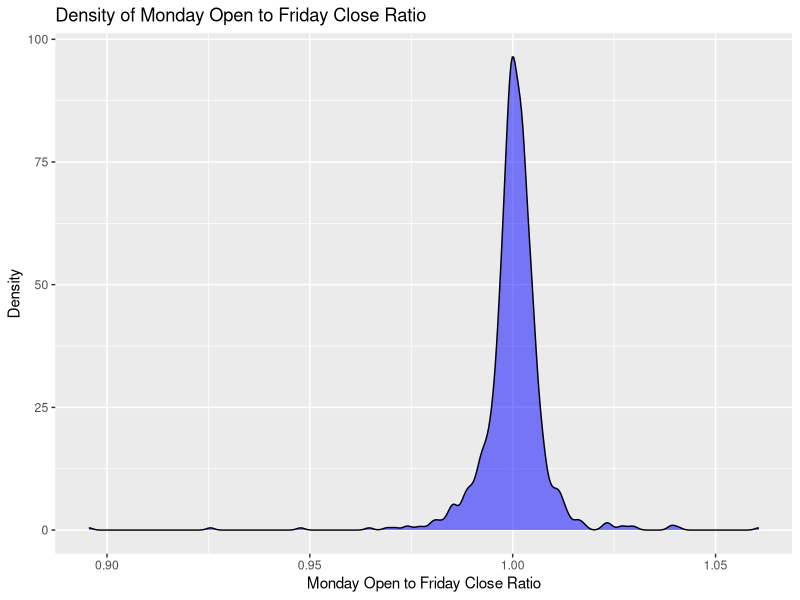
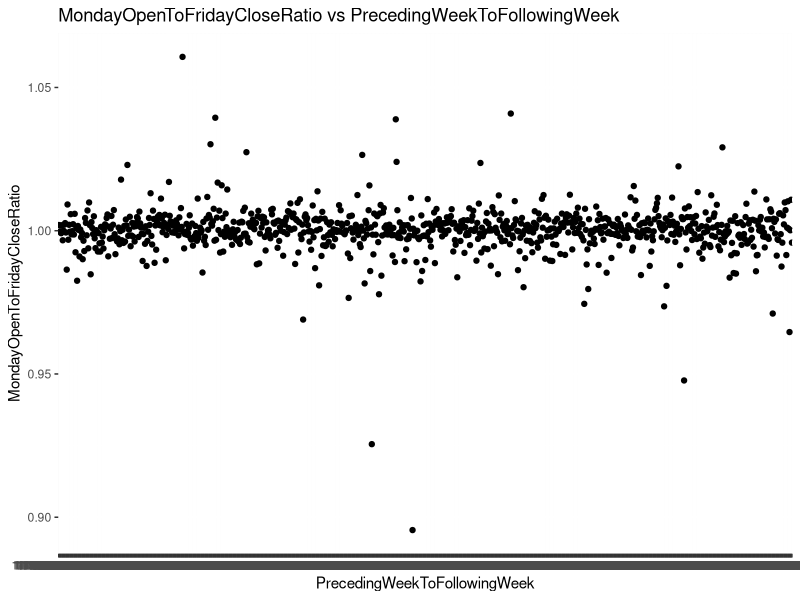
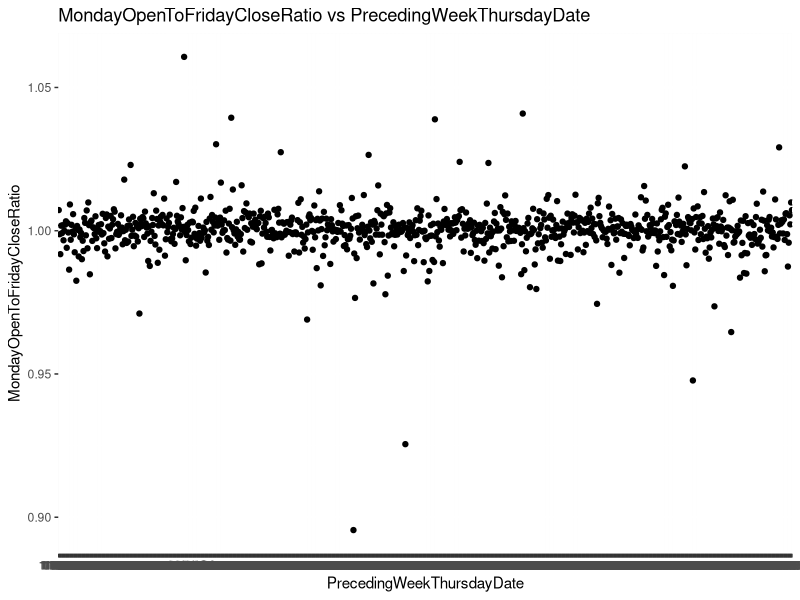
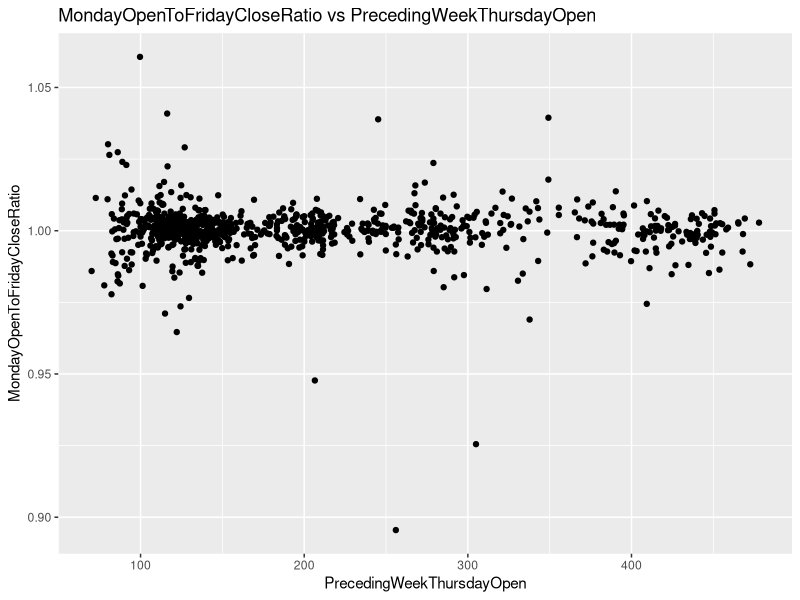
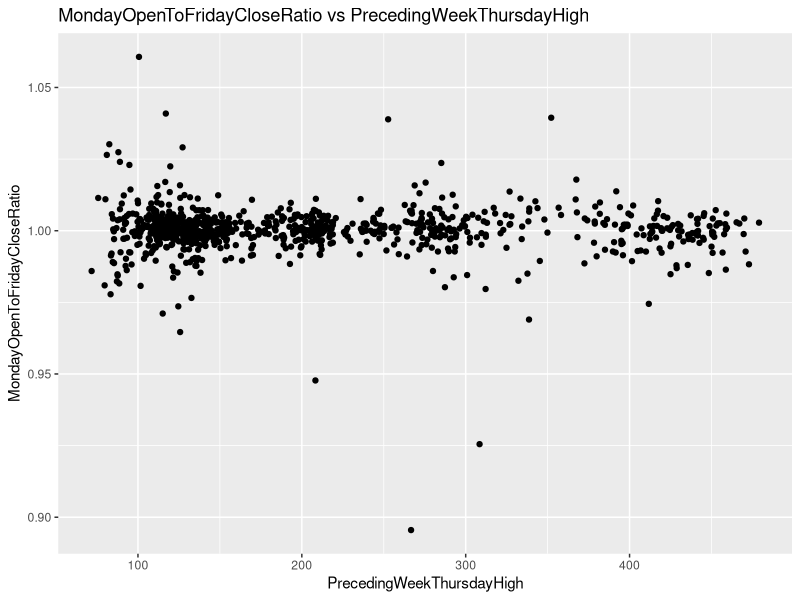
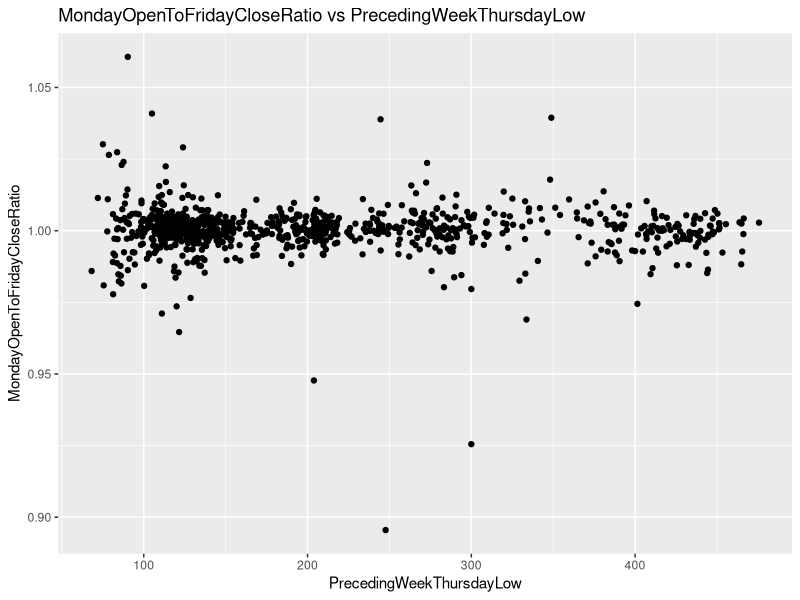
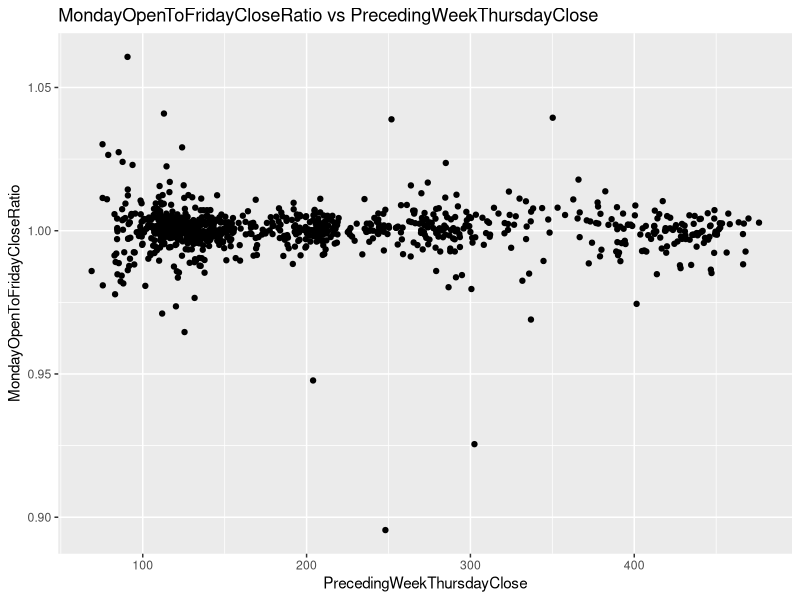
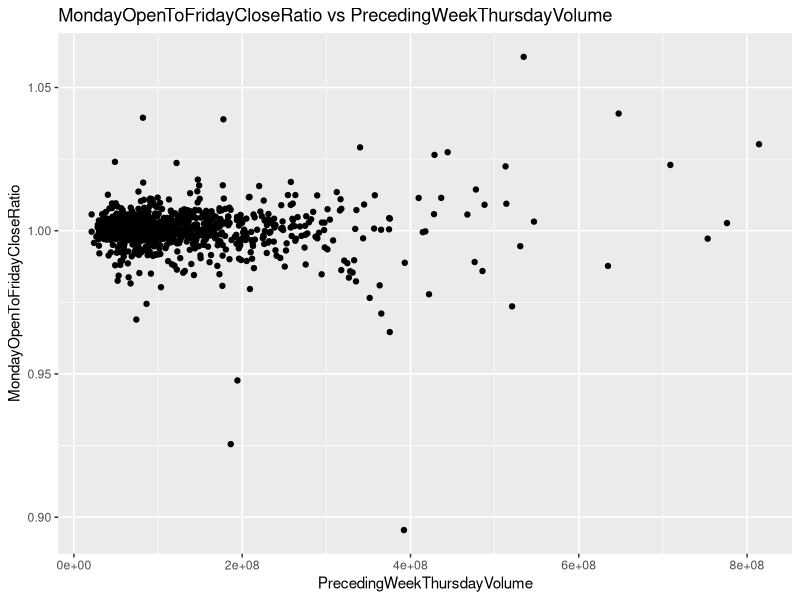

These figures' R source, in order:
## ---- chunk 1
#| include: false
library(tidyverse)
library(sf)
library(dplyr)
library(knitr)

# If running on the department server, uncomment the lines below
#
# - We would also recommend rendering this assignment on https://hypatia.stat.duke.edu 
#   or https://katherinej.stat.duke.edu for better performance.

#flexiblas::flexiblas_load_backend("OPENBLAS-THREADS") |>
# flexiblas::flexiblas_switch()
# flexiblas::flexiblas_set_num_threads(8)
## ---- chunk 2
# Read the CSV file into a dataframe
df <- read.csv('data/SPY_data_wrangling/SPY_ready_for_analysis.csv', header = TRUE)

# Binomial model
model <- glm(MondayOpenComparedToFridayCloseChangeInPercent ~ FridayCloseComparedToThursdayCloseChangeInPercent + FridayIntradayChangeInPercent, 
                      data = df, family = gaussian)

# Print the summary of the model
summary(model)


## ---- chunk 3
df2 <- read.csv('data/SPY_data_wrangling/SPY_ready_for_analysis.csv', header = TRUE)

# Binomial model
model2 <- glm(WasMondayOpenHigherThanFridayClose	 ~ didFridayCloseHigherThanThursdayClose, 
                      data = df2, family = binomial)


# Gaussian model
model2_binomial <- glm(WasMondayOpenHigherThanFridayClose	 ~ wasFridayIntradayPositive, 
                      data = df2, family = binomial)
# Print the summary of the model
summary(model2)
summary(model2_binomial)
## ---- chunk 4
df3 <- read.csv('data/adding_triple_witch_to_SPY/SPY_ready_for_analysis_triple_witch.csv', header = TRUE)

# Binomial model
model3 <- glm(WasMondayOpenHigherThanFridayClose ~ didFridayCloseHigherThanThursdayClose + wasFridayIntradayPositive * fridayWasATripleWitchDay, 
                      data = df3, family = binomial)

# Print the summary of the model
summary(model3)




## ---- chunk 5
library(dplyr)
library(ggplot2)

# Assuming df3 is your dataframe

# Create a new column for the specified condition
df3 <- df3 %>%
  mutate(SpecialCondition = ifelse(fridayWasATripleWitchDay == 1 & didFridayCloseHigherThanThursdayClose == 0, "Condition Met", "Other"))

# Calculate ratios
ratios <- df3 %>%
  group_by(SpecialCondition) %>%
  summarise(
    Ones = sum(WasMondayOpenHigherThanFridayClose == 1),
    Zeros = sum(WasMondayOpenHigherThanFridayClose == 0),
    Ratio = Ones / Zeros,
    .groups = 'drop'
  )

# Print the ratios
print(ratios)


## ---- chunk 6
df4 <- read.csv('data/addingNonfarmPayrolls/SPY_ready_for_analysis_triple_witch_NFP.csv', header = TRUE)

ggplot(df4, aes(x = MondayOpenToFridayCloseRatio)) + 
    geom_density(fill = "blue", alpha = 0.5) +
    labs(title = "Density of Monday Open to Friday Close Ratio",
         x = "Monday Open to Friday Close Ratio",
         y = "Density")



## ---- chunk 7
columns_to_plot <- names(df4)[names(df4) != "MondayOpenToFridayCloseRatio"]

# Function to create a plot for each column
create_plot <- function(col_name) {
    p <- ggplot(df4, aes_string(x = col_name, y = "MondayOpenToFridayCloseRatio")) +
        geom_point() +
        labs(title = paste("MondayOpenToFridayCloseRatio vs", col_name),
             x = col_name,
             y = "MondayOpenToFridayCloseRatio")
    print(p)
}

# Apply the function to each column in the list
lapply(columns_to_plot, create_plot)
## ---- chunk 8
df4 <- read.csv('data/addingNonfarmPayrolls/SPY_ready_for_analysis_triple_witch_NFP.csv', header = TRUE)


df4$NFPOutcomeIsShock <- ifelse(df4$NFPOutcome == "Shock", 1, 0)
# Binomial model
model4 <- glm(WasMondayCloseHigherThanFridayClose ~ NFPOutcomeIsShock + fridayWasATripleWitchDay, 
                      data = df4, family = binomial)


# Print the summary of the model
summary(model4)



## ---- chunk 9
df6 <- read.csv('data/addingUmichSentiment/SPY_ready_for_analysis_triple_witch_NFP_CSI.csv', header = TRUE)
summary(df6$CSIActualMinusExpected)
table(df6$WasMondayOpenHigherThanFridayClose)

boxplot(CSIActualMinusExpected ~ WasMondayOpenHigherThanFridayClose, data = df6, main = "CSIActualMinusExpected vs WasMondayOpenHigherThanFridayClose")


library(ggplot2)
ggplot(df6, aes(x = CSIActualMinusExpected, fill = factor(WasMondayOpenHigherThanFridayClose))) + 
  geom_density(alpha = 0.5) +
  labs(fill = "WasMondayOpenHigher")

# T-test or Mann-Whitney U Test (depending on data distribution)
t.test(CSIActualMinusExpected ~ WasMondayOpenHigherThanFridayClose, data = df6)

## ---- chunk 10
df6$CSIOutcomeIsShock <- ifelse(df6$CSIOutcome == "Shock", 1, 0)
table(df6$CSIOutcomeIsShock, df6$WasMondayOpenHigherThanFridayClose)

chisq.test(table(df6$CSIOutcomeIsShock, df6$WasMondayOpenHigherThanFridayClose))
## ---- chunk 11
df6 <- read.csv('data/addingUmichSentiment/SPY_ready_for_analysis_triple_witch_NFP_CSI.csv', header = TRUE)
df6$NFPOutcomeIsShock <- ifelse(df6$NFPOutcome == "Shock", 1, 0)
df6$CSIOutcomeIsShock <- ifelse(df6$CSIOutcome == "Shock", 1, 0)

# Binomial model

model6 <- glm(WasMondayCloseHigherThanFridayClose ~ wasFridayIntradayPositive + NFPOutcomeIsShock + fridayWasATripleWitchDay + CSIOutcomeIsShock, 
                      data = df6, family = binomial)


# Print the summary of the model
summary(model6)
